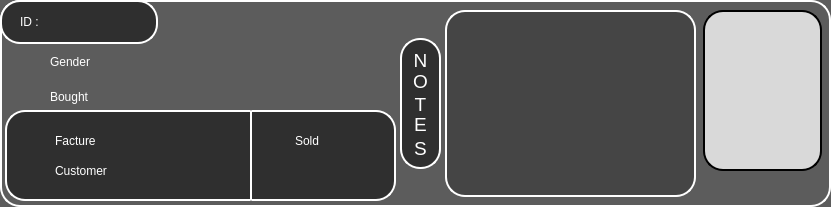
   <widget class="QFrame" name="Infos_Frame">
    <property name="enabled">
     <bool>true</bool>
    </property>
    <property name="geometry">
     <rect>
      <x>72</x>
      <y>42</y>
      <width>831</width>
      <height>207</height>
     </rect>
    </property>
    <property name="minimumSize">
     <size>
      <width>831</width>
      <height>207</height>
     </size>
    </property>
    <property name="maximumSize">
     <size>
      <width>831</width>
      <height>207</height>
     </size>
    </property>
    <property name="styleSheet">
     <string notr="true">QWidget{
	background-color: #5C5C5C;
	color: rgb(255, 255, 255);
	font: 75 18pt &quot;Acme&quot;;
	border: 2px solid #ffffff;
	border-style: outset;
    	border-radius: 20px;
}</string>
    </property>
    <property name="frameShape">
     <enum>QFrame::StyledPanel</enum>
    </property>
    <property name="frameShadow">
     <enum>QFrame::Raised</enum>
    </property>
    <widget class="QFrame" name="ID_Frame">
     <property name="enabled">
      <bool>true</bool>
     </property>
     <property name="geometry">
      <rect>
       <x>0</x>
       <y>0</y>
       <width>158</width>
       <height>44</height>
      </rect>
     </property>
     <property name="minimumSize">
      <size>
       <width>158</width>
       <height>44</height>
      </size>
     </property>
     <property name="maximumSize">
      <size>
       <width>158</width>
       <height>44</height>
      </size>
     </property>
     <property name="styleSheet">
      <string notr="true">QWidget{
	background-color: #2F2F2F;
	color: rgb(255, 255, 255);
	border: 2px solid #ffffff;
	border-style: outset;
    	border-radius: 20px;
}</string>
     </property>
     <property name="frameShape">
      <enum>QFrame::StyledPanel</enum>
     </property>
     <property name="frameShadow">
      <enum>QFrame::Raised</enum>
     </property>
     <widget class="QLabel" name="ID_Label">
      <property name="geometry">
       <rect>
        <x>20</x>
        <y>6</y>
        <width>121</width>
        <height>31</height>
       </rect>
      </property>
      <property name="minimumSize">
       <size>
        <width>121</width>
        <height>31</height>
       </size>
      </property>
      <property name="maximumSize">
       <size>
        <width>121</width>
        <height>31</height>
       </size>
      </property>
      <property name="styleSheet">
       <string notr="true">QLabel {
border: none;
background-color: rgba(0, 0, 0, 0);
color: rgb(255, 255, 255);
font: 75 18pt &quot;Acme&quot;;
}</string>
      </property>
      <property name="text">
       <string>ID : </string>
      </property>
     </widget>
    </widget>
    <widget class="QLabel" name="Cage_Gender_Label">
     <property name="geometry">
      <rect>
       <x>50</x>
       <y>51</y>
       <width>311</width>
       <height>21</height>
      </rect>
     </property>
     <property name="minimumSize">
      <size>
       <width>311</width>
       <height>21</height>
      </size>
     </property>
     <property name="maximumSize">
      <size>
       <width>311</width>
       <height>21</height>
      </size>
     </property>
     <property name="styleSheet">
      <string notr="true">border: none;
background-color: rgba(0, 0, 0, 0);
color: rgb(255, 255, 255);
font: 75 15pt &quot;Acme&quot;;</string>
     </property>
     <property name="text">
      <string>Gender</string>
     </property>
    </widget>
    <widget class="QLabel" name="Cage_Bought_Label">
     <property name="geometry">
      <rect>
       <x>50</x>
       <y>86</y>
       <width>311</width>
       <height>21</height>
      </rect>
     </property>
     <property name="minimumSize">
      <size>
       <width>311</width>
       <height>21</height>
      </size>
     </property>
     <property name="maximumSize">
      <size>
       <width>311</width>
       <height>21</height>
      </size>
     </property>
     <property name="styleSheet">
      <string notr="true">QLabel {
border: none;
background-color: rgba(0, 0, 0, 0);
color: rgb(255, 255, 255);
font: 75 15pt &quot;Acme&quot;;
}</string>
     </property>
     <property name="text">
      <string>Bought</string>
     </property>
    </widget>
    <widget class="QFrame" name="Cage_Avatar_Frame">
     <property name="geometry">
      <rect>
       <x>703</x>
       <y>10</y>
       <width>119</width>
       <height>161</height>
      </rect>
     </property>
     <property name="minimumSize">
      <size>
       <width>119</width>
       <height>161</height>
      </size>
     </property>
     <property name="maximumSize">
      <size>
       <width>119</width>
       <height>161</height>
      </size>
     </property>
     <property name="styleSheet">
      <string notr="true">QWidget{
	background-color: #D9D9D9;
	color: rgb(255, 255, 255);
	border: 2px solid rgb(0, 0, 0);
	border-style: outset;
    	border-radius: 20px;
}</string>
     </property>
     <property name="frameShape">
      <enum>QFrame::StyledPanel</enum>
     </property>
     <property name="frameShadow">
      <enum>QFrame::Raised</enum>
     </property>
     <widget class="QLabel" name="Cage_Avatar_Label">
      <property name="geometry">
       <rect>
        <x>9</x>
        <y>10</y>
        <width>101</width>
        <height>141</height>
       </rect>
      </property>
      <property name="styleSheet">
       <string notr="true">border:none;</string>
      </property>
      <property name="text">
       <string/>
      </property>
      <property name="pixmap">
       <pixmap resource="resources.qrc">:/Icons/Cages_Green.png</pixmap>
      </property>
      <property name="scaledContents">
       <bool>false</bool>
      </property>
      <property name="alignment">
       <set>Qt::AlignCenter</set>
      </property>
     </widget>
    </widget>
    <widget class="QLabel" name="Cage_Gender_Icon">
     <property name="geometry">
      <rect>
       <x>20</x>
       <y>51</y>
       <width>21</width>
       <height>21</height>
      </rect>
     </property>
     <property name="minimumSize">
      <size>
       <width>21</width>
       <height>21</height>
      </size>
     </property>
     <property name="maximumSize">
      <size>
       <width>21</width>
       <height>21</height>
      </size>
     </property>
     <property name="styleSheet">
      <string notr="true">border: none;
background-color: rgba(0, 0, 0, 0);
color: rgb(255, 255, 255);
font: 75 18pt &quot;Acme&quot;;</string>
     </property>
     <property name="text">
      <string/>
     </property>
     <property name="pixmap">
      <pixmap resource="resources.qrc">:/Icons/Gender_White.png</pixmap>
     </property>
     <property name="scaledContents">
      <bool>true</bool>
     </property>
     <property name="alignment">
      <set>Qt::AlignCenter</set>
     </property>
     <property name="wordWrap">
      <bool>false</bool>
     </property>
    </widget>
    <widget class="QLabel" name="Cage_Brought_Icon">
     <property name="geometry">
      <rect>
       <x>20</x>
       <y>86</y>
       <width>21</width>
       <height>21</height>
      </rect>
     </property>
     <property name="minimumSize">
      <size>
       <width>21</width>
       <height>21</height>
      </size>
     </property>
     <property name="maximumSize">
      <size>
       <width>21</width>
       <height>21</height>
      </size>
     </property>
     <property name="styleSheet">
      <string notr="true">border: none;
background-color: rgba(0, 0, 0, 0);
color: rgb(255, 255, 255);
font: 75 18pt &quot;Acme&quot;;</string>
     </property>
     <property name="text">
      <string/>
     </property>
     <property name="pixmap">
      <pixmap resource="resources.qrc">:/Icons/TND_White.png</pixmap>
     </property>
     <property name="scaledContents">
      <bool>true</bool>
     </property>
     <property name="alignment">
      <set>Qt::AlignCenter</set>
     </property>
    </widget>
    <widget class="QPlainTextEdit" name="Cage_Notes_PleinText">
     <property name="geometry">
      <rect>
       <x>445</x>
       <y>10</y>
       <width>251</width>
       <height>187</height>
      </rect>
     </property>
     <property name="minimumSize">
      <size>
       <width>251</width>
       <height>187</height>
      </size>
     </property>
     <property name="maximumSize">
      <size>
       <width>251</width>
       <height>187</height>
      </size>
     </property>
     <property name="cursor" stdset="0">
      <cursorShape>UpArrowCursor</cursorShape>
     </property>
     <property name="styleSheet">
      <string notr="true">QPlainTextEdit{
	background-color: rgb(69, 69, 69);
	color: rgb(255, 255, 255);
	border: 2px solid rgb(255, 255, 255);
	border-style: outset;
    	border-radius: 20px;
}</string>
     </property>
     <property name="verticalScrollBarPolicy">
      <enum>Qt::ScrollBarAlwaysOff</enum>
     </property>
     <property name="horizontalScrollBarPolicy">
      <enum>Qt::ScrollBarAlwaysOff</enum>
     </property>
     <property name="readOnly">
      <bool>true</bool>
     </property>
    </widget>
    <widget class="QFrame" name="Notes_Label_Frame">
     <property name="geometry">
      <rect>
       <x>400</x>
       <y>38</y>
       <width>41</width>
       <height>131</height>
      </rect>
     </property>
     <property name="minimumSize">
      <size>
       <width>41</width>
       <height>131</height>
      </size>
     </property>
     <property name="maximumSize">
      <size>
       <width>41</width>
       <height>131</height>
      </size>
     </property>
     <property name="styleSheet">
      <string notr="true">QWidget{
	background-color: #2F2F2F;
	color: rgb(255, 255, 255);
	border: 2px solid #ffffff;
	border-style: outset;
    	border-radius: 20px;
}</string>
     </property>
     <property name="frameShape">
      <enum>QFrame::StyledPanel</enum>
     </property>
     <property name="frameShadow">
      <enum>QFrame::Raised</enum>
     </property>
     <widget class="QLabel" name="Notes_Text_Label">
      <property name="geometry">
       <rect>
        <x>0</x>
        <y>2</y>
        <width>41</width>
        <height>41</height>
       </rect>
      </property>
      <property name="layoutDirection">
       <enum>Qt::LeftToRight</enum>
      </property>
      <property name="autoFillBackground">
       <bool>false</bool>
      </property>
      <property name="styleSheet">
       <string notr="true">QLabel {
border: none;
background-color: rgba(0, 0, 0, 0);
color: rgb(255, 255, 255);
font: 75 18pt &quot;Acme&quot;;
}</string>
      </property>
      <property name="text">
       <string>&lt;!DOCTYPE HTML PUBLIC &quot;-//W3C//DTD HTML 4.0//EN&quot; &quot;http://www.w3.org/TR/REC-html40/strict.dtd&quot;&gt;
&lt;html&gt;&lt;head&gt;&lt;meta name=&quot;qrichtext&quot; content=&quot;1&quot; /&gt;&lt;style type=&quot;text/css&quot;&gt;
p, li { white-space: pre-wrap; }
&lt;/style&gt;&lt;/head&gt;&lt;body style=&quot; font-family:'Acme'; font-size:18pt; font-weight:72; font-style:normal;&quot;&gt;
&lt;p style=&quot; margin-top:12px; margin-bottom:12px; margin-left:0px; margin-right:0px; -qt-block-indent:0; text-indent:0px;&quot;&gt;&lt;span style=&quot; font-size:14pt;&quot;&gt;N&lt;/span&gt;&lt;/p&gt;&lt;/body&gt;&lt;/html&gt;</string>
      </property>
      <property name="textFormat">
       <enum>Qt::RichText</enum>
      </property>
      <property name="scaledContents">
       <bool>false</bool>
      </property>
      <property name="alignment">
       <set>Qt::AlignCenter</set>
      </property>
      <property name="wordWrap">
       <bool>false</bool>
      </property>
      <property name="openExternalLinks">
       <bool>false</bool>
      </property>
     </widget>
     <widget class="QLabel" name="Notes_Text_Label_2">
      <property name="geometry">
       <rect>
        <x>0</x>
        <y>23</y>
        <width>41</width>
        <height>41</height>
       </rect>
      </property>
      <property name="layoutDirection">
       <enum>Qt::LeftToRight</enum>
      </property>
      <property name="autoFillBackground">
       <bool>false</bool>
      </property>
      <property name="styleSheet">
       <string notr="true">QLabel {
border: none;
background-color: rgba(0, 0, 0, 0);
color: rgb(255, 255, 255);
font: 75 18pt &quot;Acme&quot;;
}</string>
      </property>
      <property name="text">
       <string>&lt;!DOCTYPE HTML PUBLIC &quot;-//W3C//DTD HTML 4.0//EN&quot; &quot;http://www.w3.org/TR/REC-html40/strict.dtd&quot;&gt;
&lt;html&gt;&lt;head&gt;&lt;meta name=&quot;qrichtext&quot; content=&quot;1&quot; /&gt;&lt;style type=&quot;text/css&quot;&gt;
p, li { white-space: pre-wrap; }
&lt;/style&gt;&lt;/head&gt;&lt;body style=&quot; font-family:'Acme'; font-size:18pt; font-weight:72; font-style:normal;&quot;&gt;
&lt;p style=&quot; margin-top:12px; margin-bottom:12px; margin-left:0px; margin-right:0px; -qt-block-indent:0; text-indent:0px;&quot;&gt;&lt;span style=&quot; font-size:14pt;&quot;&gt;O&lt;/span&gt;&lt;/p&gt;&lt;/body&gt;&lt;/html&gt;</string>
      </property>
      <property name="textFormat">
       <enum>Qt::RichText</enum>
      </property>
      <property name="scaledContents">
       <bool>false</bool>
      </property>
      <property name="alignment">
       <set>Qt::AlignCenter</set>
      </property>
      <property name="wordWrap">
       <bool>false</bool>
      </property>
      <property name="openExternalLinks">
       <bool>false</bool>
      </property>
     </widget>
     <widget class="QLabel" name="Notes_Text_Label_3">
      <property name="geometry">
       <rect>
        <x>0</x>
        <y>46</y>
        <width>41</width>
        <height>41</height>
       </rect>
      </property>
      <property name="layoutDirection">
       <enum>Qt::LeftToRight</enum>
      </property>
      <property name="autoFillBackground">
       <bool>false</bool>
      </property>
      <property name="styleSheet">
       <string notr="true">QLabel {
border: none;
background-color: rgba(0, 0, 0, 0);
color: rgb(255, 255, 255);
font: 75 18pt &quot;Acme&quot;;
}</string>
      </property>
      <property name="text">
       <string>&lt;!DOCTYPE HTML PUBLIC &quot;-//W3C//DTD HTML 4.0//EN&quot; &quot;http://www.w3.org/TR/REC-html40/strict.dtd&quot;&gt;
&lt;html&gt;&lt;head&gt;&lt;meta name=&quot;qrichtext&quot; content=&quot;1&quot; /&gt;&lt;style type=&quot;text/css&quot;&gt;
p, li { white-space: pre-wrap; }
&lt;/style&gt;&lt;/head&gt;&lt;body style=&quot; font-family:'Acme'; font-size:18pt; font-weight:72; font-style:normal;&quot;&gt;
&lt;p style=&quot; margin-top:12px; margin-bottom:12px; margin-left:0px; margin-right:0px; -qt-block-indent:0; text-indent:0px;&quot;&gt;&lt;span style=&quot; font-size:14pt;&quot;&gt;T&lt;/span&gt;&lt;/p&gt;&lt;/body&gt;&lt;/html&gt;</string>
      </property>
      <property name="textFormat">
       <enum>Qt::RichText</enum>
      </property>
      <property name="scaledContents">
       <bool>false</bool>
      </property>
      <property name="alignment">
       <set>Qt::AlignCenter</set>
      </property>
      <property name="wordWrap">
       <bool>false</bool>
      </property>
      <property name="openExternalLinks">
       <bool>false</bool>
      </property>
     </widget>
     <widget class="QLabel" name="Notes_Text_Label_4">
      <property name="geometry">
       <rect>
        <x>0</x>
        <y>66</y>
        <width>41</width>
        <height>41</height>
       </rect>
      </property>
      <property name="layoutDirection">
       <enum>Qt::LeftToRight</enum>
      </property>
      <property name="autoFillBackground">
       <bool>false</bool>
      </property>
      <property name="styleSheet">
       <string notr="true">QLabel {
border: none;
background-color: rgba(0, 0, 0, 0);
color: rgb(255, 255, 255);
font: 75 18pt &quot;Acme&quot;;
}</string>
      </property>
      <property name="text">
       <string>&lt;!DOCTYPE HTML PUBLIC &quot;-//W3C//DTD HTML 4.0//EN&quot; &quot;http://www.w3.org/TR/REC-html40/strict.dtd&quot;&gt;
&lt;html&gt;&lt;head&gt;&lt;meta name=&quot;qrichtext&quot; content=&quot;1&quot; /&gt;&lt;style type=&quot;text/css&quot;&gt;
p, li { white-space: pre-wrap; }
&lt;/style&gt;&lt;/head&gt;&lt;body style=&quot; font-family:'Acme'; font-size:18pt; font-weight:72; font-style:normal;&quot;&gt;
&lt;p style=&quot; margin-top:12px; margin-bottom:12px; margin-left:0px; margin-right:0px; -qt-block-indent:0; text-indent:0px;&quot;&gt;&lt;span style=&quot; font-size:14pt;&quot;&gt;E&lt;/span&gt;&lt;/p&gt;&lt;/body&gt;&lt;/html&gt;</string>
      </property>
      <property name="textFormat">
       <enum>Qt::RichText</enum>
      </property>
      <property name="scaledContents">
       <bool>false</bool>
      </property>
      <property name="alignment">
       <set>Qt::AlignCenter</set>
      </property>
      <property name="wordWrap">
       <bool>false</bool>
      </property>
      <property name="openExternalLinks">
       <bool>false</bool>
      </property>
     </widget>
     <widget class="QLabel" name="Notes_Text_Label_5">
      <property name="geometry">
       <rect>
        <x>0</x>
        <y>90</y>
        <width>41</width>
        <height>41</height>
       </rect>
      </property>
      <property name="layoutDirection">
       <enum>Qt::LeftToRight</enum>
      </property>
      <property name="autoFillBackground">
       <bool>false</bool>
      </property>
      <property name="styleSheet">
       <string notr="true">QLabel {
border: none;
background-color: rgba(0, 0, 0, 0);
color: rgb(255, 255, 255);
font: 75 18pt &quot;Acme&quot;;
}</string>
      </property>
      <property name="text">
       <string>&lt;!DOCTYPE HTML PUBLIC &quot;-//W3C//DTD HTML 4.0//EN&quot; &quot;http://www.w3.org/TR/REC-html40/strict.dtd&quot;&gt;
&lt;html&gt;&lt;head&gt;&lt;meta name=&quot;qrichtext&quot; content=&quot;1&quot; /&gt;&lt;style type=&quot;text/css&quot;&gt;
p, li { white-space: pre-wrap; }
&lt;/style&gt;&lt;/head&gt;&lt;body style=&quot; font-family:'Acme'; font-size:18pt; font-weight:72; font-style:normal;&quot;&gt;
&lt;p style=&quot; margin-top:12px; margin-bottom:12px; margin-left:0px; margin-right:0px; -qt-block-indent:0; text-indent:0px;&quot;&gt;&lt;span style=&quot; font-size:14pt;&quot;&gt;S&lt;/span&gt;&lt;/p&gt;&lt;/body&gt;&lt;/html&gt;</string>
      </property>
      <property name="textFormat">
       <enum>Qt::RichText</enum>
      </property>
      <property name="scaledContents">
       <bool>false</bool>
      </property>
      <property name="alignment">
       <set>Qt::AlignCenter</set>
      </property>
      <property name="wordWrap">
       <bool>false</bool>
      </property>
      <property name="openExternalLinks">
       <bool>false</bool>
      </property>
     </widget>
    </widget>
    <widget class="QFrame" name="Selled_Frame">
     <property name="enabled">
      <bool>true</bool>
     </property>
     <property name="geometry">
      <rect>
       <x>5</x>
       <y>110</y>
       <width>391</width>
       <height>91</height>
      </rect>
     </property>
     <property name="minimumSize">
      <size>
       <width>158</width>
       <height>44</height>
      </size>
     </property>
     <property name="maximumSize">
      <size>
       <width>5454645</width>
       <height>654664</height>
      </size>
     </property>
     <property name="styleSheet">
      <string notr="true">QWidget{
	background-color: #2F2F2F;
	color: rgb(255, 255, 255);
	border: 2px solid #ffffff;
	border-style: outset;
    	border-radius: 20px;
}</string>
     </property>
     <property name="frameShape">
      <enum>QFrame::StyledPanel</enum>
     </property>
     <property name="frameShadow">
      <enum>QFrame::Raised</enum>
     </property>
     <widget class="QLabel" name="Cage_Facture_Label">
      <property name="geometry">
       <rect>
        <x>50</x>
        <y>20</y>
        <width>190</width>
        <height>21</height>
       </rect>
      </property>
      <property name="minimumSize">
       <size>
        <width>190</width>
        <height>21</height>
       </size>
      </property>
      <property name="maximumSize">
       <size>
        <width>190</width>
        <height>21</height>
       </size>
      </property>
      <property name="styleSheet">
       <string notr="true">QLabel {
border: none;
background-color: rgba(0, 0, 0, 0);
color: rgb(255, 255, 255);
font: 75 15pt &quot;Acme&quot;;
}</string>
      </property>
      <property name="text">
       <string>Facture</string>
      </property>
     </widget>
     <widget class="QLabel" name="Cage_Facture_Icon">
      <property name="geometry">
       <rect>
        <x>20</x>
        <y>20</y>
        <width>21</width>
        <height>21</height>
       </rect>
      </property>
      <property name="minimumSize">
       <size>
        <width>21</width>
        <height>21</height>
       </size>
      </property>
      <property name="maximumSize">
       <size>
        <width>21</width>
        <height>21</height>
       </size>
      </property>
      <property name="styleSheet">
       <string notr="true">border: none;
background-color: rgba(0, 0, 0, 0);
color: rgb(255, 255, 255);
font: 75 18pt &quot;Acme&quot;;</string>
      </property>
      <property name="text">
       <string/>
      </property>
      <property name="pixmap">
       <pixmap resource="resources.qrc">:/Icons/Facture_White.png</pixmap>
      </property>
      <property name="scaledContents">
       <bool>true</bool>
      </property>
      <property name="alignment">
       <set>Qt::AlignCenter</set>
      </property>
     </widget>
     <widget class="QLabel" name="Cage_Customer_Label">
      <property name="geometry">
       <rect>
        <x>50</x>
        <y>50</y>
        <width>190</width>
        <height>21</height>
       </rect>
      </property>
      <property name="minimumSize">
       <size>
        <width>190</width>
        <height>21</height>
       </size>
      </property>
      <property name="maximumSize">
       <size>
        <width>190</width>
        <height>21</height>
       </size>
      </property>
      <property name="styleSheet">
       <string notr="true">QLabel {
border: none;
background-color: rgba(0, 0, 0, 0);
color: rgb(255, 255, 255);
font: 75 15pt &quot;Acme&quot;;
}</string>
      </property>
      <property name="text">
       <string>Customer</string>
      </property>
      <property name="scaledContents">
       <bool>true</bool>
      </property>
      <property name="wordWrap">
       <bool>false</bool>
      </property>
     </widget>
     <widget class="QLabel" name="Cage_Customer_Icon">
      <property name="geometry">
       <rect>
        <x>20</x>
        <y>50</y>
        <width>21</width>
        <height>21</height>
       </rect>
      </property>
      <property name="minimumSize">
       <size>
        <width>21</width>
        <height>21</height>
       </size>
      </property>
      <property name="maximumSize">
       <size>
        <width>21</width>
        <height>21</height>
       </size>
      </property>
      <property name="styleSheet">
       <string notr="true">border: none;
background-color: rgba(0, 0, 0, 0);
color: rgb(255, 255, 255);
font: 75 18pt &quot;Acme&quot;;</string>
      </property>
      <property name="text">
       <string/>
      </property>
      <property name="pixmap">
       <pixmap resource="resources.qrc">:/Icons/Customer_Whitre.png</pixmap>
      </property>
      <property name="scaledContents">
       <bool>true</bool>
      </property>
      <property name="alignment">
       <set>Qt::AlignCenter</set>
      </property>
     </widget>
     <widget class="QLabel" name="Cage_Sold_Icon">
      <property name="geometry">
       <rect>
        <x>260</x>
        <y>20</y>
        <width>21</width>
        <height>21</height>
       </rect>
      </property>
      <property name="minimumSize">
       <size>
        <width>21</width>
        <height>21</height>
       </size>
      </property>
      <property name="maximumSize">
       <size>
        <width>21</width>
        <height>21</height>
       </size>
      </property>
      <property name="styleSheet">
       <string notr="true">border: none;
background-color: rgba(0, 0, 0, 0);
color: rgb(255, 255, 255);
font: 75 18pt &quot;Acme&quot;;</string>
      </property>
      <property name="text">
       <string/>
      </property>
      <property name="pixmap">
       <pixmap resource="resources.qrc">:/Icons/TND_White.png</pixmap>
      </property>
      <property name="scaledContents">
       <bool>true</bool>
      </property>
      <property name="alignment">
       <set>Qt::AlignCenter</set>
      </property>
     </widget>
     <widget class="QLabel" name="Cage_Sold_Text">
      <property name="geometry">
       <rect>
        <x>290</x>
        <y>20</y>
        <width>50</width>
        <height>21</height>
       </rect>
      </property>
      <property name="minimumSize">
       <size>
        <width>50</width>
        <height>21</height>
       </size>
      </property>
      <property name="maximumSize">
       <size>
        <width>50</width>
        <height>21</height>
       </size>
      </property>
      <property name="styleSheet">
       <string notr="true">QLabel {
border: none;
background-color: rgba(0, 0, 0, 0);
color: rgb(255, 255, 255);
font: 75 15pt &quot;Acme&quot;;
}</string>
      </property>
      <property name="text">
       <string>Sold</string>
      </property>
     </widget>
     <widget class="QLabel" name="Cage_Sold_Label">
      <property name="geometry">
       <rect>
        <x>260</x>
        <y>50</y>
        <width>111</width>
        <height>31</height>
       </rect>
      </property>
      <property name="minimumSize">
       <size>
        <width>50</width>
        <height>21</height>
       </size>
      </property>
      <property name="maximumSize">
       <size>
        <width>565</width>
        <height>645645</height>
       </size>
      </property>
      <property name="styleSheet">
       <string notr="true">QLabel {
border: none;
background-color: rgba(0, 0, 0, 0);
color: rgb(255, 255, 255);
font: 75 15pt &quot;Acme&quot;;
}</string>
      </property>
      <property name="text">
       <string/>
      </property>
      <property name="alignment">
       <set>Qt::AlignCenter</set>
      </property>
     </widget>
     <widget class="Line" name="line">
      <property name="geometry">
       <rect>
        <x>245</x>
        <y>0</y>
        <width>2</width>
        <height>91</height>
       </rect>
      </property>
      <property name="minimumSize">
       <size>
        <width>2</width>
        <height>91</height>
       </size>
      </property>
      <property name="maximumSize">
       <size>
        <width>2</width>
        <height>91</height>
       </size>
      </property>
      <property name="orientation">
       <enum>Qt::Vertical</enum>
      </property>
     </widget>
    </widget>
   </widget>
